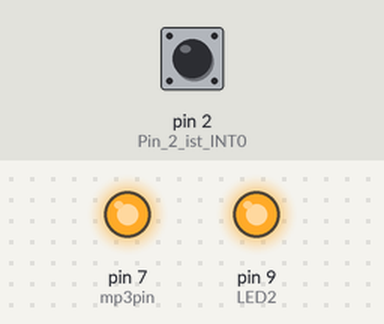
Simulated run of this sketch. Board: Arduino Uno, built with avr-gcc and run on an emulated ATmega328P. On the bench: output pins drawn as LEDs (lit = HIGH). Dashed ring = blinking. The inputs (shaded band) are chosen by the test bench; at power-on: pin 2 (Pin_2_ist_INT0) HIGH. Random numbers use the default seed unless the sketch sets one.

Above: at 1.5 s.
1.6 s: pin 2 (Pin_2_ist_INT0) pulled LOW for 1 s
At 2.0 s:
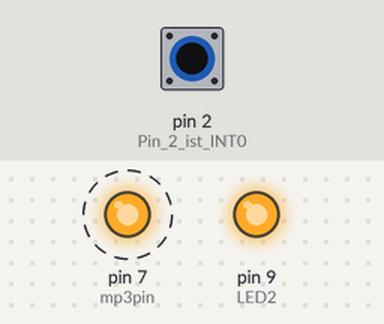
4.1 s: pin 2 (Pin_2_ist_INT0) pulled LOW for 3.2 s
At 7.4 s:
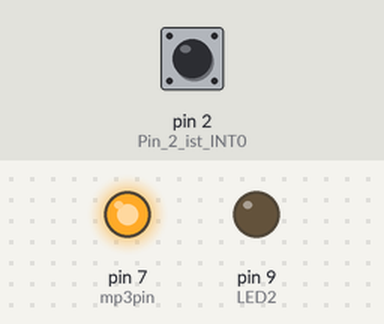
At 17.84 s:
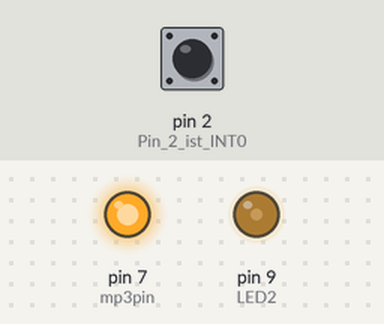
Timing chart, 0 to 18.8 s (numbered marks = the images above; inputs shaded):
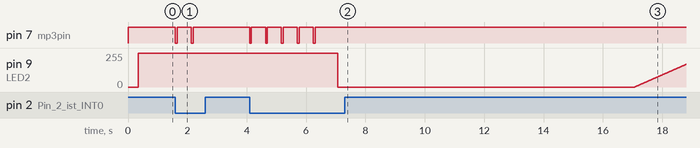

Measured:
- after the input at 1.6 s, pin 7 (mp3pin): alternates HIGH for 0.48 s and LOW for 0.06 s, 4 changes in all, then stays HIGH, starting at once
- after the input at 4.1 s, pin 7 (mp3pin): alternates HIGH for 0.48 s and LOW for 0.06 s, 10 changes in all, then stays HIGH, starting at once

The sketch:

thebaozibutton.ino
```cpp
// (licence header left out)
//int LED=13;
int LED2=9;
int mp3pin=7;
volatile unsigned long alteZeit=0, entprellZeit=20, tilttime=0, stresstime=0, actiontime=0, randomtime=0;
volatile unsigned long stresspenaltytime=0, tiltpenaltytime=0;
volatile unsigned long counter=0, tilt=0, stress=0;
volatile bool tiltpenalty=false, stresspenalty=false;

bool debug = false;


void setup() {

  if (debug) Serial.begin(9600);
  if (debug) { Serial.println("Greetings from the Baozi Button!"); Serial.println(); }

  // digital pins
  //pinMode(LED, OUTPUT);    // LED Pin
  pinMode(LED2, OUTPUT);    // LED Pin
  pinMode(mp3pin, OUTPUT);    // mp3 Pin

  // mp3 normally HIGH
  digitalWrite(mp3pin, HIGH);

  // LED normally on
  //digitalWrite(LED, HIGH);
  // but fade in the beginning
  fadebuttonled_in(450);
  digitalWrite(LED2, HIGH);

  // interrupt pin
  pinMode(2, INPUT);       // Pin 2 ist INT0
  digitalWrite(2, HIGH);   // interner Pull up Widerstand auf 5V
  // Pin 2 (INT 0) geht auf 0V (LOW) dann interruptRoutine aufrufen
  attachInterrupt(0, CatchInterrupt, LOW);

  // start rand
  randomSeed(analogRead(0));

  // init times
  randomtime = random(50000);
  actiontime = millis();
  tilttime = millis();
  tiltpenaltytime = 10000;
  stresstime = millis();
  stresspenaltytime = 15000;


} /* setup */


void loop() {

/*
while(1) {
digitalWrite(mp3pin, HIGH);
delayMicroseconds(100);
digitalWrite(mp3pin, LOW);
delayMicroseconds(100);
}
*/

  // blinkfade every 10 to 60 sec.
  if (millis()-actiontime >= randomtime) {
    if (debug) { Serial.println("Action time"); }
    actiontime = millis();
    randomtime = random(10000, 60000);
    fadebuttonled(350);
    fadebuttonled(500);
  }


// perform tilt penalty
if (tiltpenalty) {
  fadebuttonled_out(400);
  if (debug) { Serial.println("Tilt penalty"); }
  delay(10000);  // tiltpenaltytime
  tiltpenalty = false;
  tilt=0;
  tilttime = millis();
  actiontime = millis();
  fadebuttonled_in(3400);
  attachInterrupt(0, CatchInterrupt, LOW);
  if (debug) { Serial.println("Recovered from tilt"); }
  }


// perform stress penalty
if (stresspenalty) {
  fadebuttonled_out(400);
  if (debug) { Serial.println("Stress penalty"); }
  delay(15000);  // stresspenaltytime
  stresspenalty = false;
  stress=0;
  stresstime = millis();
  actiontime = millis();
  fadebuttonled_in(3400);
  attachInterrupt(0, CatchInterrupt, LOW);
  if (debug) { Serial.println("Recovered from stress"); }
  }


}  /* main loop */


void CatchInterrupt() {

  // only act if debounce time is met
  if((millis() - alteZeit) > entprellZeit) {

    counter++;

    // mp3 triggern, min. 50ms
    digitalWrite(mp3pin, LOW);
    delayMicroseconds(10000);
    delayMicroseconds(10000);
    delayMicroseconds(10000);
    delayMicroseconds(10000);
    delayMicroseconds(10000);
    delayMicroseconds(10000);
    digitalWrite(mp3pin, HIGH);

    // LEDs schalten
    //digitalWrite(LED, LOW);
    fadebuttonled(450);
    //digitalWrite(LED, HIGH);
    digitalWrite(LED2, HIGH);


    // check: reset tilt counter?
    if (millis() - tilttime > 15000) {
      tilt=0;
      if (debug) { Serial.println("Tilt reset"); }
      }
    // special tilt counter
    if (millis() - tilttime < 1000) {
      tilt++;
      if (debug) { Serial.print("tilt: "); Serial.println(tilt); }
      if (tilt >= 5) {
        detachInterrupt(0);
        tiltpenalty = true;
        if (debug) { Serial.println("TILT!"); }
        return;
        }
      }


    // check: reset stress counter?
    if (millis() - stresstime > 10000) {
    stress=0;
    if (debug) { Serial.println("Stress reset"); }
    }
    // normal stress counter
    if (millis() - stresstime < 30000) {
      stress++;
      if (debug) { Serial.print("stress: "); Serial.println(stress); }
      if (stress >= 10) {
        detachInterrupt(0);
        stresspenalty = true;
        if (debug) { Serial.println("STRESS"); }
        return;
      }
    }


    // letzte Schaltzeit merken
    alteZeit = millis();
    tilttime = millis();
    stresstime = millis();


  }

} /* ISR */


// make the button led fade soft out and in
void fadebuttonled(int d) {
//int d = 450;  // fade time
// fade button led
    for (int i=255; i>=5; i--) {
      analogWrite(LED2, i);
      delayMicroseconds(d);
      }
   for (int i=5; i<=255; i++) {
      analogWrite(LED2, i);
      delayMicroseconds(d*3);
      }
 }


// make button led fade in
void fadebuttonled_in(int d) {
  for (int i=0; i<=255; i++) {
      analogWrite(LED2, i);
      delayMicroseconds(d*3);
      }
  }


// make button led fade out
void fadebuttonled_out(int d) {
  for (int i=255; i>=0; i--) {
      analogWrite(LED2, i);
      delayMicroseconds(d*3);
      }
  }
```
